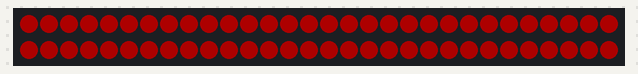
A sketch run on a simulated Arduino Uno, built with avr-gcc and run on an emulated ATmega328P. Parts: 60 RGB LEDs in strip order, left to right, continuing on the next row. Dim RGB values are drawn brighter than linear; what the sketch prints to the serial monitor is not drawn.

Above: at 0.1 s.
At 1.1 s:
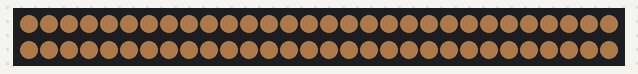
At 37.4 s:
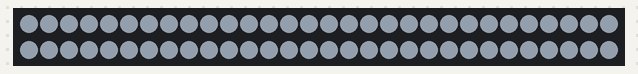

The sketch:

cycle_warm_cold.ino
```cpp
#include <FastLED.h>
// Define LED strip parameters
#define LED_PIN 5
#define NUM_LEDS 60
#define BRIGHTNESS 50
#define LED_TYPE WS2812
#define COLOR_ORDER GRB
// Create LED array
CRGB leds[NUM_LEDS];
// Transition time in milliseconds
#define TRANSITION_TIME 2000
// Pause time at extremes in milliseconds
#define PAUSE_TIME 2000
// Startup indicator duration in milliseconds
#define STARTUP_DURATION 1000

// Track the current state
unsigned long lastChangeTime = 0;
enum State {WARM_PAUSE, TRANSITIONING_TO_COLD, COLD_PAUSE, TRANSITIONING_TO_WARM};
State currentState = WARM_PAUSE;
float transitionProgress = 0.0;

void setup() {
  Serial.begin(115200);
  Serial.println("Connected to serial");
  // Initialize FastLED
  FastLED.addLeds<LED_TYPE, LED_PIN, COLOR_ORDER>(leds, NUM_LEDS).setCorrection(TypicalLEDStrip);
  FastLED.setBrightness(BRIGHTNESS);

  // Set all LEDs to red to indicate the sketch has been uploaded
  fill_solid(leds, NUM_LEDS, CRGB::Red);
  FastLED.show();

  // Wait for a moment to display the red color
  delay(STARTUP_DURATION);

  // Clear the LEDs after the startup indicator
  FastLED.clear();
  FastLED.show();

  // Initialize timing
  lastChangeTime = millis();
}

void loop() {
  // Define warm white (much more amber/orange) and cold white (more blue-tinted)
  CRGB warmWhite = CRGB(255, 180, 107);  // Warmer white (around 2700K)
  CRGB coldWhite = CRGB(220, 235, 255);  // Colder white (around 7500K)

  // Get current time
  unsigned long currentMillis = millis();
  unsigned long elapsedTime = currentMillis - lastChangeTime;

  // State machine to handle the different phases
  switch(currentState) {
    case WARM_PAUSE:
      if (elapsedTime >= PAUSE_TIME) {
        currentState = TRANSITIONING_TO_COLD;
        lastChangeTime = currentMillis;
      }
      fill_solid(leds, NUM_LEDS, warmWhite);
      break;

    case TRANSITIONING_TO_COLD:
      if (elapsedTime >= TRANSITION_TIME) {
        currentState = COLD_PAUSE;
        lastChangeTime = currentMillis;
      } else {
        // Use sine wave for smooth transition
        transitionProgress = (float)elapsedTime / TRANSITION_TIME;
        float sinValue = sin(transitionProgress * PI / 2.0); // Quarter sine wave from 0 to π/2
        CRGB currentColor = blend(warmWhite, coldWhite, 255 * sinValue);
        fill_solid(leds, NUM_LEDS, currentColor);
      }
      break;

    case COLD_PAUSE:
      if (elapsedTime >= PAUSE_TIME) {
        currentState = TRANSITIONING_TO_WARM;
        lastChangeTime = currentMillis;
      }
      fill_solid(leds, NUM_LEDS, coldWhite);
      break;

    case TRANSITIONING_TO_WARM:
      if (elapsedTime >= TRANSITION_TIME) {
        currentState = WARM_PAUSE;
        lastChangeTime = currentMillis;
      } else {
        // Use sine wave for smooth transition
        transitionProgress = (float)elapsedTime / TRANSITION_TIME;
        float sinValue = sin((transitionProgress * PI / 2.0) + (PI / 2.0)); // Quarter sine wave from π/2 to π
        CRGB currentColor = blend(coldWhite, warmWhite, 255 * (1.0 - sinValue));
        fill_solid(leds, NUM_LEDS, currentColor);
      }
      break;
  }

  // Show the LEDs
  FastLED.show();

  // Small delay to control how often we update
  delay(20);
}
```
